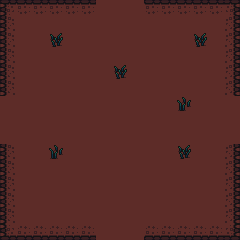

Rendered tile map (Tiled .tmx) drawn with the repository's tilesets; below, a short description and the map source with its tile grids summarised:
An orthogonal 15x15 tile map with 16x16 px tiles, 3 tile layers (Floor, Wall, ForeGroud) and 39 objects (WaveUpLeft, WaveUpRight, WaveBottomLeft, WaveBottomRight, WaveBoss, ...).

<map version="1.4" tiledversion="1.4.1" orientation="orthogonal" renderorder="left-up" compressionlevel="1" width="15" height="15" tilewidth="16" tileheight="16" infinite="0" nextlayerid="22" nextobjectid="152">
 <editorsettings>
  <export target="../DemoTile..tmx" format="tmx" />
 </editorsettings>
 <properties>
  <property name="unity:tag" value="Block" />
 </properties>
 <tileset firstgid="1" source="Dungeon Tileset.tsx" />
 <layer id="1" name="Floor" width="15" height="15">
  <properties>
   <property name="unity:layer" value="BackGround" />
  </properties>
  <data>[225 cells, 225 non-empty, 3 distinct tile ids]</data>
 </layer>
 <layer id="3" name="Wall" width="15" height="15">
  <properties>
   <property name="unity:layer" value="Wall" />
  </properties>
  <data>[225 cells, 56 non-empty, 9 distinct tile ids]</data>
 </layer>
 <objectgroup id="2" name="ItemBackGroud">
  <properties>
   <property name="unity:SortingLayer" value="BackGround" />
  </properties>
  <object id="11" name="WaveUpLeft" x="71" y="73">
   <properties>
    <property name="unity:Tag" value="WavePoint" />
    <property name="unity:layer" value="Item" />
   </properties>
   <point />
  </object>
  <object id="12" name="WaveUpRight" x="181" y="73">
   <properties>
    <property name="unity:Tag" value="WavePoint" />
    <property name="unity:layer" value="Item" />
   </properties>
   <point />
  </object>
  <object id="13" name="WaveBottomLeft" x="75" y="193">
   <properties>
    <property name="unity:Tag" value="WavePoint" />
    <property name="unity:layer" value="Item" />
   </properties>
   <point />
  </object>
  <object id="14" name="WaveBottomRight" x="192" y="192">
   <properties>
    <property name="unity:Tag" value="WavePoint" />
    <property name="unity:layer" value="Item" />
   </properties>
   <point />
  </object>
  <object id="15" name="WaveBoss" x="120" y="133">
   <properties>
    <property name="unity:Tag" value="WavePoint" />
    <property name="unity:layer" value="Item" />
   </properties>
   <point />
  </object>
  <object id="125" name="MidLeft" x="67" y="132">
   <properties>
    <property name="unity:Tag" value="WavePoint" />
    <property name="unity:layer" value="Item" />
   </properties>
   <point />
  </object>
  <object id="126" name="MidRight" x="192" y="128">
   <properties>
    <property name="unity:Tag" value="WavePoint" />
    <property name="unity:layer" value="Item" />
   </properties>
   <point />
  </object>
 </objectgroup>
 <objectgroup id="21" name="Peak">
  <object id="131" gid="221" x="80" y="32" width="16" height="16">
   <properties>
    <property name="TrapName" value="Peak" />
   </properties>
  </object>
  <object id="132" gid="221" x="80" y="48" width="16" height="16">
   <properties>
    <property name="TrapName" value="Peak" />
   </properties>
  </object>
  <object id="133" gid="221" x="80" y="64" width="16" height="16">
   <properties>
    <property name="TrapName" value="Peak" />
   </properties>
  </object>
  <object id="134" gid="221" x="80" y="80" width="16" height="16">
   <properties>
    <property name="TrapName" value="Peak" />
   </properties>
  </object>
  <object id="135" gid="221" x="80" y="96" width="16" height="16">
   <properties>
    <property name="TrapName" value="Peak" />
   </properties>
  </object>
  <object id="136" gid="221" x="80" y="112" width="16" height="16">
   <properties>
    <property name="TrapName" value="Peak" />
   </properties>
  </object>
  <object id="137" gid="221" x="80" y="128" width="16" height="16">
   <properties>
    <property name="TrapName" value="Peak" />
   </properties>
  </object>
  <object id="138" gid="221" x="80" y="144" width="16" height="16">
   <properties>
    <property name="TrapName" value="Peak" />
   </properties>
  </object>
  <object id="139" gid="221" x="80" y="160" width="16" height="16">
   <properties>
    <property name="TrapName" value="Peak" />
   </properties>
  </object>
  <object id="140" gid="221" x="80" y="176" width="16" height="16">
   <properties>
    <property name="TrapName" value="Peak" />
   </properties>
  </object>
  <object id="141" gid="221" x="144" y="224" width="16" height="16">
   <properties>
    <property name="TrapName" value="Peak" />
   </properties>
  </object>
  <object id="142" gid="221" x="144" y="208" width="16" height="16">
   <properties>
    <property name="TrapName" value="Peak" />
   </properties>
  </object>
  <object id="143" gid="221" x="144" y="192" width="16" height="16">
   <properties>
    <property name="TrapName" value="Peak" />
   </properties>
  </object>
  <object id="144" gid="221" x="144" y="176" width="16" height="16">
   <properties>
    <property name="TrapName" value="Peak" />
   </properties>
  </object>
  <object id="145" gid="221" x="144" y="160" width="16" height="16">
   <properties>
    <property name="TrapName" value="Peak" />
   </properties>
  </object>
  <object id="146" gid="221" x="144" y="144" width="16" height="16">
   <properties>
    <property name="TrapName" value="Peak" />
   </properties>
  </object>
  <object id="147" gid="221" x="144" y="128" width="16" height="16">
   <properties>
    <property name="TrapName" value="Peak" />
   </properties>
  </object>
  <object id="148" gid="221" x="144" y="112" width="16" height="16">
   <properties>
    <property name="TrapName" value="Peak" />
   </properties>
  </object>
  <object id="149" gid="221" x="144" y="96" width="16" height="16">
   <properties>
    <property name="TrapName" value="Peak" />
   </properties>
  </object>
  <object id="150" gid="221" x="144" y="80" width="16" height="16">
   <properties>
    <property name="TrapName" value="Peak" />
   </properties>
  </object>
 </objectgroup>
 <group id="9" name="出入口">
  <objectgroup id="7" name="LeftWall">
   <properties>
    <property name="channel" value="Left" />
    <property name="unity:Tag" value="ChannelWall" />
    <property name="unity:layer" value="Wall" />
   </properties>
   <object id="86" gid="141" x="0" y="112" width="16" height="16" />
   <object id="87" gid="141" x="0" y="128" width="16" height="16" />
   <object id="88" gid="141" x="0" y="144" width="16" height="16" />
  </objectgroup>
  <objectgroup id="10" name="BottomWall">
   <properties>
    <property name="channel" value="Down" />
    <property name="unity:Tag" value="ChannelWall" />
    <property name="unity:layer" value="Wall" />
   </properties>
   <object id="80" gid="169" x="96" y="240" width="16" height="16" />
   <object id="81" gid="169" x="112" y="240" width="16" height="16" />
   <object id="82" gid="169" x="128" y="240" width="16" height="16" />
  </objectgroup>
  <objectgroup id="13" name="RightWall">
   <properties>
    <property name="channel" value="Right" />
    <property name="unity:Tag" value="ChannelWall" />
    <property name="unity:layer" value="Wall" />
   </properties>
   <object id="77" gid="143" x="224" y="112" width="16" height="16" />
   <object id="78" gid="143" x="224" y="128" width="16" height="16" />
   <object id="79" gid="143" x="224" y="144" width="16" height="16" />
  </objectgroup>
  <objectgroup id="12" name="TopWall">
   <properties>
    <property name="channel" value="Top" />
    <property name="unity:Tag" value="ChannelWall" />
    <property name="unity:layer" value="Wall" />
   </properties>
   <object id="72" gid="115" x="97" y="16" width="16" height="16" />
   <object id="73" gid="115" x="113" y="16" width="16" height="16" />
   <object id="74" gid="115" x="129" y="16" width="16" height="16" />
  </objectgroup>
 </group>
 <objectgroup id="5" name="ItemForeGroud">
  <properties>
   <property name="unity:SortingLayer" value="ForeGround" />
  </properties>
 </objectgroup>
 <layer id="4" name="ForeGroud" width="15" height="15">
  <properties>
   <property name="unity:SortingLayer" value="ForeGround" />
  </properties>
  <data>[225 cells, 0 non-empty, 0 distinct tile ids]</data>
 </layer>
</map>
